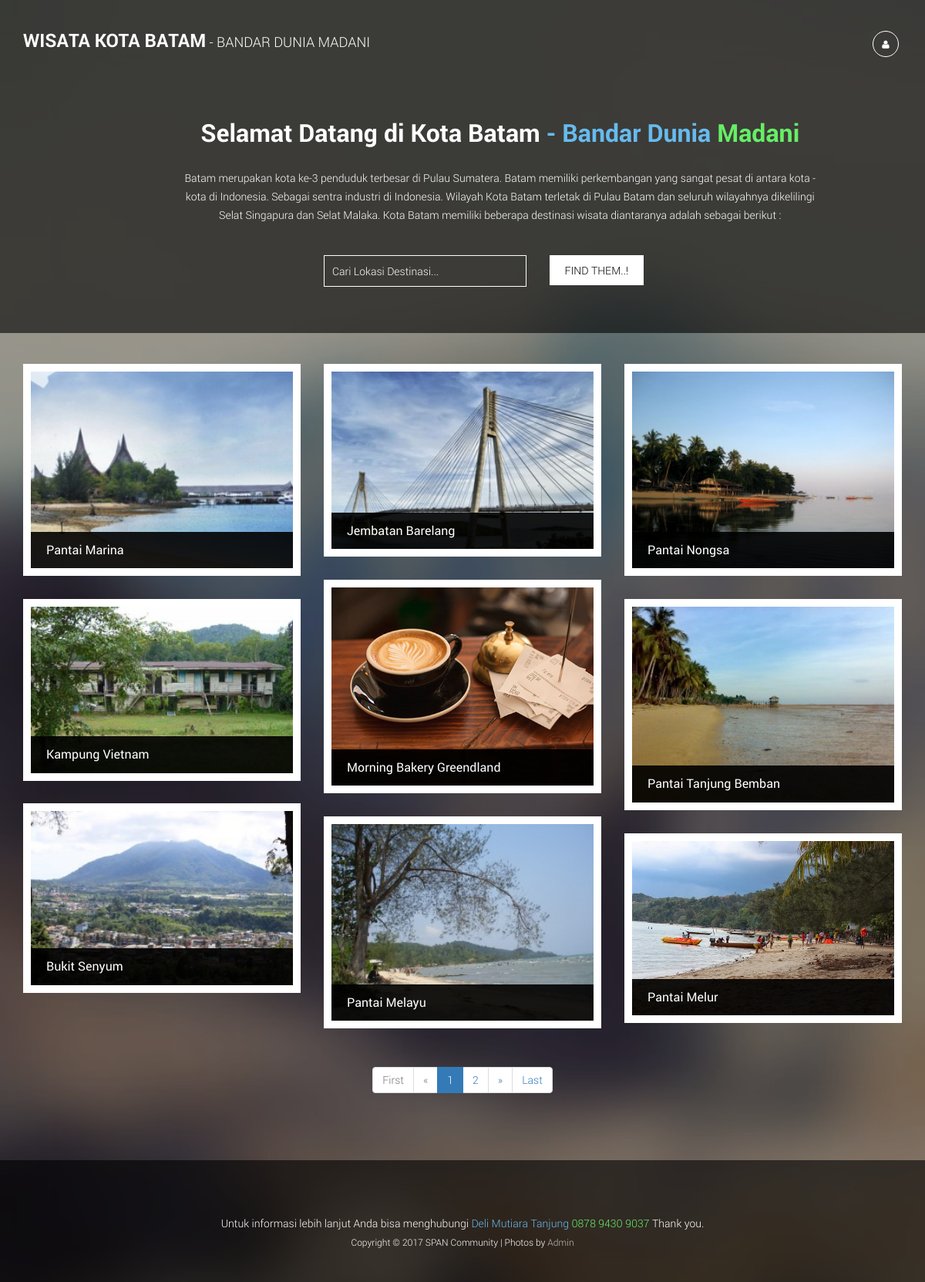
The page / on the database its author committed.
### tables this page shows
CREATE TABLE `wisata` (
  `id_wisata` int(10) NOT NULL,
  `nama_wisata` varchar(50) NOT NULL,
  `kategori` varchar(30) NOT NULL,
  `lokasi` varchar(100) NOT NULL,
  `deskripsi` text NOT NULL,
  `tgl_upload` date NOT NULL,
  `gambar` varchar(100) NOT NULL
);

### index.php (the view, shortened to what this page needs)
<?php
include "./admin/koneksi.php";
?>
<!DOCTYPE html>
 <html class="no-js">
    <head>
        <link rel="stylesheet" href="css/normalize.css">
        <link rel="stylesheet" href="css/font-awesome.css">
        <link rel="stylesheet" href="css/bootstrap.min.css">
        <link rel="stylesheet" href="css/templatemo-style.css">
    </head>
    <body>
        <div class="site-top">
            <div class="site-header clearfix">
                <div class="container">
                    <a href="#" class="site-brand pull-left"><strong>Wisata Kota BATAM</strong> -  Bandar Dunia Madani</a>
                    <div class="social-icons pull-right">
							<ul>
                            <li><a href="./admin" class="fa fa-user"></a></li>
                        </ul>
                    </div>
                </div>
            </div>
            <div class="site-banner">
                <div class="container">
                    <div class="row">
                        <div class="col-md-offset-2 col-md-9 text-center">
                            <h2>Selamat Datang di Kota Batam <span class="blue"> - Bandar Dunia</span><span class="green"> Madani</span></h2>
                            <p>Batam merupakan kota ke-3 penduduk terbesar di Pulau Sumatera. Batam memiliki perkembangan yang sangat pesat di antara
							kota - kota di Indonesia. Sebagai sentra industri di Indonesia. Wilayah Kota Batam terletak di Pulau Batam dan seluruh wilayahnya
							dikelilingi Selat Singapura dan Selat Malaka. Kota Batam memiliki beberapa destinasi wisata diantaranya adalah sebagai berikut :
                        </div>
                    </div>
                    <div class="row">
                        <form action="index.php" method="post" class="subscribe-form">
                            <fieldset class="col-md-offset-4 col-md-3 col-sm-8">
                                <input type="text" id="subscribe-email" name='qcari' placeholder="Cari Lokasi Destinasi...">
                            </fieldset>
                            <fieldset class="col-md-5 col-sm-4">
                                <input type="submit" id="subscribe-submit" class="button white" value="Find Them..!">
                            </fieldset>
                        </form>
                    </div>
                </div>
            </div>
        </div>
        <div class="main-posts">
            <div class="container">
                <div class="row">
                    <div class="blog-masonry masonry-true">
					<?php
					$page = (isset($_GET['page']))? $_GET['page'] : 1;
					$limit = 9;
					$limit_start = ($page - 1) * $limit;
					$sql = "SELECT * FROM wisata LIMIT ".$limit_start.",".$limit;
					$sqli = mysqli_query($koneksi, $sql);
					$no = $limit_start + 1;
					while($data = mysqli_fetch_assoc($sqli)){
					?>
                        <div class="post-masonry col-md-4 col-sm-6">
                            <div class="post-thumb">
                                <img src="admin\dashboard\<?php echo $data['gambar'];?>"/>
                                <div class="title-over">
                                    <h4><a href="#"><?php echo $data['nama_wisata']; ?></a></h4>
                                </div>
                            </div>
                        </div>
						<?php $no++; } ?>
					</div>
                </div>
            </div>
			<div class="text-center">
			<ul class="pagination">
				<?php
				if($page == 1){
				?>
					<li class="disabled"><a href="#">First</a></li>
					<li class="disabled"><a href="#">&laquo;</a></li>
				<?php
				}else{
					$link_prev = ($page > 1)? $page - 1 : 1;
				?>
					<li><a href="index.php?page=1">First</a></li>
					<li><a href="index.php?page=<?php echo $link_prev; ?>">&laquo;</a></li>
				<?php
				}
				?>
				<?php
				$sql2 = "SELECT COUNT(*) AS jumlah FROM wisata";
				$sql3 = mysqli_query($koneksi, $sql2);
				$get_jumlah = mysqli_fetch_array($sql3);
				$jumlah_page = ceil($get_jumlah['jumlah'] / $limit);
				$jumlah_number = 3;
				$start_number = ($page > $jumlah_number)? $page - $jumlah_number : 1;
				$end_number = ($page < ($jumlah_page - $jumlah_number))? $page + $jumlah_number : $jumlah_page;
				for($i = $start_number; $i <= $end_number; $i++){
					$link_active = ($page == $i)? ' class="active"' : '';
				?>
					<li<?php echo $link_active; ?>><a href="index.php?page=<?php echo $i; ?>"><?php echo $i; ?></a></li>
				<?php
				}
				?>
				<?php
				if($page == $jumlah_page){
				?>
					<li class="disabled"><a href="#">&raquo;</a></li>
					<li class="disabled"><a href="#">Last</a></li>
				<?php
				}else{
					$link_next = ($page < $jumlah_page)? $page + 1 : $jumlah_page;
				?>
					<li><a href="index.php?page=<?php echo $link_next; ?>">&raquo;</a></li>
					<li><a href="index.php?page=<?php echo $jumlah_page; ?>">Last</a></li>
				<?php
				}
				?>
			</ul>
			</div>
        </div>
        <footer class="site-footer">
            <div class="container">
                <div class="row">
                    <div class="col-md-12 text-center">
                    </div>
                </div>
                <div class="row">
                    <div class="col-md-12 text-center"> Untuk informasi lebih lanjut Anda bisa menghubungi
					<span class="blue">Deli Mutiara Tanjung</span><span class="green"> 0878 9430 9037 </span> Thank you.</p>
                        <p class="copyright-text">Copyright &copy; 2017 SPAN Community
                        | Photos by <a rel="nofollow" href="http://span-community.com"> Admin </a></p>
                    </div>
                </div>
            </div>
        </footer>
    </body>
</html>

### css/templatemo-style.css (style rules this page uses)
html,body,div,span,applet,object,iframe,h1,h2,h3,h4,h5,h6,p,blockquote,pre,a,abbr,acronym,address,big,cite,code,del,dfn,em,img,ins,kbd,q,s,samp,small,strike,strong,sub,sup,tt,var,b,u,i,center,dl,dt,dd,ol,ul,li,fieldset,form,label,legend,table,caption,tbody,tfoot,thead,tr,th,td,article,aside,canvas,details,embed,figure,figcaption,footer,header,hgroup,menu,nav,output,ruby,section,summary,time,mark,audio,video { margin: 0; padding: 0; border: 0; font-size: 100%; vertical-align: baseline; }
.blue { color: #6BE; }
.green { color: #6E6; }
body { line-height: 1; }
ol,ul { list-style: none; }
html { font-size: 100%; -webkit-text-size-adjust: 100%; -ms-text-size-adjust: 100%; }
article,aside,details,figcaption,figure,footer,header,hgroup,nav,section { display: block; }
img { border: 0; -ms-interpolation-mode: bicubic; }
button,input,select,textarea { font-size: 100%; margin: 0; vertical-align: baseline; *vertical-align: middle; }
button,input { line-height: normal; *overflow: visible; }
button,input[type="button"],input[type="reset"],input[type="submit"] { cursor: pointer; -webkit-appearance: button; }
body { font-size: 14px; line-height: 24px; color: #fff; background-color: #000; font-family: 'robotolight'; }
a { color: #6cc0f7; -webkit-transition: all 150ms ease-in-out; -moz-transition: all 150ms ease-in-out; -ms-transition: all 150ms ease-in-out; -o-transition: all 150ms ease-in-out; transition: all 150ms ease-in-out; text-decoration: none !important; }
h1,h2,h3,h4,h5 { color: #fff; }
h2 { font-size: 28px; font-weight: normal; }
h4 { font-size: 18px; font-weight: 300; }
.social-icons a { color: #fff; width: 34px; height: 34px; border: 1px solid #fff; -webkit-border-radius: 17px; border-radius: 17px; text-align: center; font-size: 12px; line-height: 34px; }
.social-icons li { display: inline-block; margin: 0 4px; }
.button { padding: 10px 20px; display: inline-block; outline: 0; border: 0; }
.button.white { background: #fff; color: #000; text-transform: uppercase; }
.site-top { position: relative; z-index: 4; background: rgba(0,0,0,0.6); margin-bottom: 40px; padding-bottom: 60px; }
.site-header { padding-top: 40px; }
.site-brand { color: #fff; text-transform: uppercase; font-size: 18px; }
.site-brand strong { font-size: 24px; font-family: 'robotobold'; }
.site-banner { padding-top: 80px; }
.site-banner h2 { font-size: 32px; font-family: 'robotobold'; margin-bottom: 30px; }
.subscribe-form { margin-top: 40px; }
.subscribe-form #subscribe-email { width: 100%; padding: 10px; background: transparent; border: 1px solid #fff; outline: 0; }
.main-posts { position: relative; z-index: 6; }
.post-masonry { margin-bottom: 30px; }
.post-masonry .post-thumb { border: 10px solid #fff; overflow: hidden; position: relative; }
.post-masonry .post-thumb img { width: 100%; display: block; }
.post-masonry .post-thumb .title-over { position: absolute; bottom: 0; left: 0; width: 100%; background: rgba(0,0,0,0.9); padding: 15px 20px; }
.post-masonry .post-thumb .title-over h4 { font-size: 16px; font-family: 'robotoregular'; }
.post-masonry .post-thumb .title-over a { color: #fff; }
.site-footer { position: relative; z-index: 8; background: rgba(0,0,0,0.6); padding: 40px 0; margin-top: 60px; }
.copyright-text { font-size: 12px; }
.copyright-text a { color: #bfbfbf; }

### rows shown on the page
wisata: gambar (picture), nama_wisata "Pantai Marina"
wisata: gambar (picture), nama_wisata "Jembatan Barelang"
wisata: gambar (picture), nama_wisata "Pantai Nongsa"
wisata: gambar (picture), nama_wisata "Morning Bakery Greendland"
wisata: gambar (picture), nama_wisata "Kampung Vietnam"
wisata: gambar (picture), nama_wisata "Pantai Tanjung Bemban"
wisata: gambar (picture), nama_wisata "Bukit Senyum"
wisata: gambar (picture), nama_wisata "Pantai Melayu"
wisata: gambar (picture), nama_wisata "Pantai Melur"
